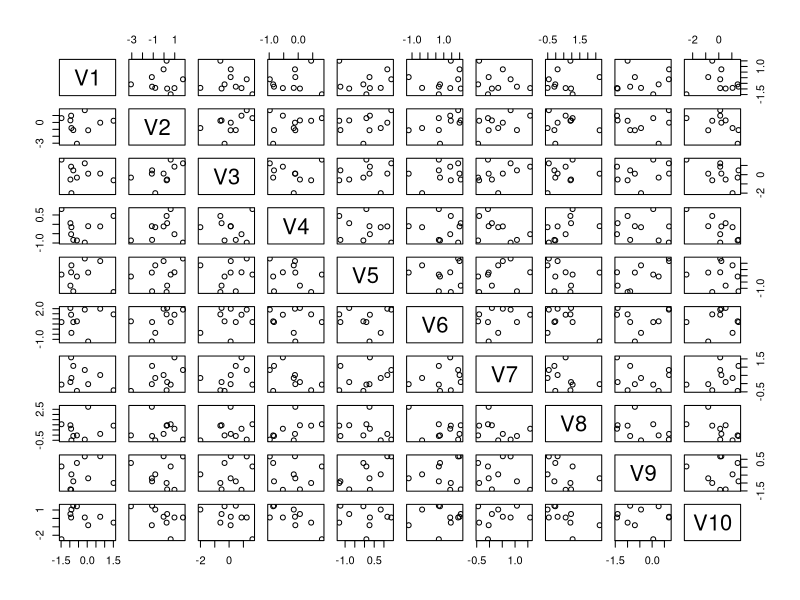

Here is the R script that generated this plot:
    #    <    crdata_title>This is brand new CRDATA run report</  crdata_title>
tmp <- as.data.frame(matrix(rnorm(100),ncol=10))
summary(tmp)
#<crdata_object>tmp</crdata_object>
#<crdata_section/>

#<crdata_image caption="First Graph">
plot(tmp)
#</crdata_image>

#<crdata_image caption="Second Graph">plot(tmp)
#</crdata_image>

#<crdata_image caption="Third Graph">plot(tmp)</crdata_image>

#<crdata_image>plot(tmp)</crdata_image>
